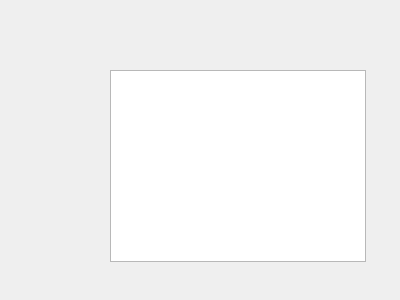
<?xml version="1.0" encoding="UTF-8"?>
<ui version="4.0">
 <class>Pw</class>
 <widget class="QWidget" name="Pw">
  <property name="geometry">
   <rect>
    <x>0</x>
    <y>0</y>
    <width>400</width>
    <height>300</height>
   </rect>
  </property>
  <property name="windowTitle">
   <string>Pw</string>
  </property>
  <widget class="QTableWidget" name="tableWidget">
   <property name="geometry">
    <rect>
     <x>110</x>
     <y>70</y>
     <width>256</width>
     <height>192</height>
    </rect>
   </property>
  </widget>
 </widget>
 <layoutdefault spacing="6" margin="11"/>
 <resources/>
 <connections/>
</ui>
